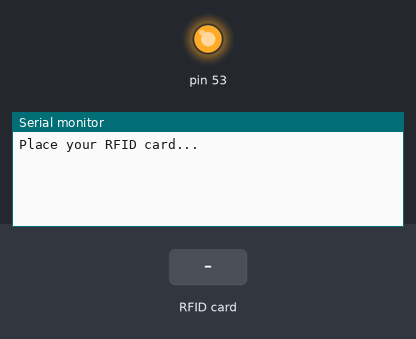
This sketch was run on a simulated Arduino Mega 2560, built with avr-gcc and run on an emulated ATmega2560. Shown: output pins drawn as LEDs (lit = HIGH), the last lines printed to the serial monitor. The inputs (shaded band) are chosen by the test bench.

Above: at 1.2 s.
1.3 s: RFID card DE AD BE EF held to the reader
At 2.5 s:
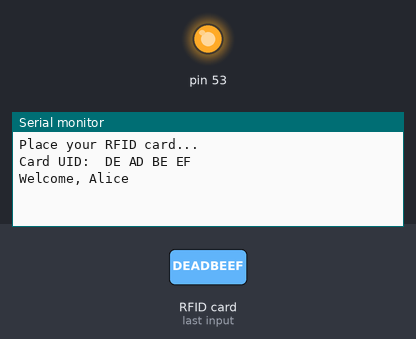
2.8 s: RFID card 12 34 56 78 held to the reader
At 4.3 s:
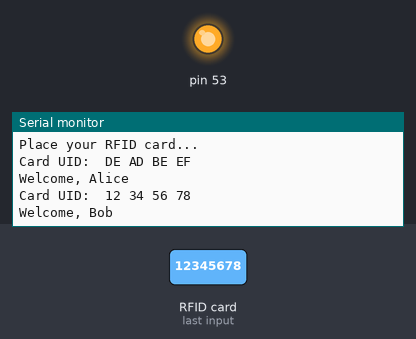
4.8 s: RFID card 5E 7A 19 C4 held to the reader
At 6.0 s:
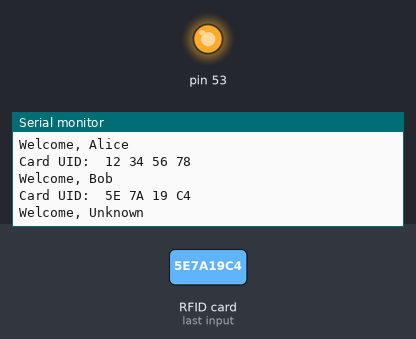

Measured:
- after the input at 1.3 s, the serial monitor: prints a new line at once (image 1)
- after the input at 2.8 s, the serial monitor: prints a new line after 0.51 s (image 2)
- after the input at 4.8 s, the serial monitor: prints a new line after 0.51 s (image 3)

The sketch:

Rfid_simple_scan.ino
```cpp
#include <SPI.h>
#include <MFRC522.h>

#define RST_PIN 22  // Reset pin
#define SS_PIN  5   // SDA pin

MFRC522 mfrc522(SS_PIN, RST_PIN);

// Sample UID to Name Map
struct User {
  byte uid[4];
  const char* name;
};

User users[] = {
  {{0xDE, 0xAD, 0xBE, 0xEF}, "Alice"},
  {{0x12, 0x34, 0x56, 0x78}, "Bob"},
};

void setup() {
  Serial.begin(115200);
  SPI.begin();        // Init SPI bus
  mfrc522.PCD_Init(); // Init MFRC522
  Serial.println("Place your RFID card...");
}

void loop() {
  // Look for new cards
  if (!mfrc522.PICC_IsNewCardPresent()) return;
  if (!mfrc522.PICC_ReadCardSerial()) return;

  Serial.print("Card UID: ");
  for (byte i = 0; i < mfrc522.uid.size; i++) {
    Serial.print(mfrc522.uid.uidByte[i] < 0x10 ? " 0" : " ");
    Serial.print(mfrc522.uid.uidByte[i], HEX);
  }
  Serial.println();

  // Check for known UID
  const char* name = "Unknown";
  for (int i = 0; i < sizeof(users)/sizeof(users[0]); i++) {
    bool match = true;
    for (int j = 0; j < 4; j++) {
      if (users[i].uid[j] != mfrc522.uid.uidByte[j]) {
        match = false;
        break;
      }
    }
    if (match) {
      name = users[i].name;
      break;
    }
  }

  Serial.print("Welcome, ");
  Serial.println(name);
  delay(2000);

  mfrc522.PICC_HaltA();  // Stop reading
}
```
